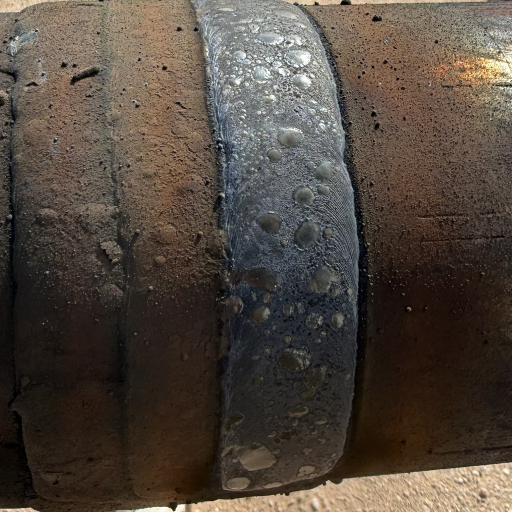
#> input picture icons/source.jpg, 1024 x 1024 px (shown at 1/2 size)
$ python make_icons.py '->' rebuild every icon from icons/source.jpg
#> lines starting #> are read from the running program, lines starting #| are printed output that depends on the picture
# Builds the app icons from Dusty's photo of a hardbanded tool joint. Needs Pillow.
#   python3 make_icons.py                    -> rebuild every icon from icons/source.jpg
#   python3 make_icons.py --from crop.png    -> first replace icons/source.jpg with a new square crop
#                                               (EXIF orientation applied, stored as a 1024 px high-quality JPEG)
# icons/source.jpg is the approved square crop (1024 x 1024) of the original iPad photo (IMG_1270), centred on the
# hardband band. Every icon is the whole crop, edge to edge (the maskable one too: full-bleed, no added border).
# After rebuilding, bump VERSION in sw.js and APP_VERSION in app.js so phones download the new icons.
import sys
from PIL import Image, ImageFilter, ImageOps

SRC = "icons/source.jpg"
OUT = [
    ("icons/icon-192.png", 192),           # manifest.webmanifest, purpose "any"
    ("icons/icon-512.png", 512),           # manifest.webmanifest, purpose "any"
    ("icons/icon-maskable-512.png", 512),  # manifest.webmanifest, purpose "maskable" (full-bleed photo)
    ("icons/apple-touch-icon.png", 180),   # index.html <link rel="apple-touch-icon"> (iOS home screen), opaque
    ("icons/favicon-32.png", 32),          # index.html <link rel="icon">
]

def refresh_source(path):
    im = ImageOps.exif_transpose(Image.open(path)).convert("RGB")
    w, h = im.size
    s = min(w, h)
    im = im.crop(((w - s) // 2, (h - s) // 2, (w - s) // 2 + s, (h - s) // 2 + s))
    if s > 1024:
        im = im.resize((1024, 1024), Image.LANCZOS)
    im.save(SRC, quality=95, subsampling=0, optimize=True)
    print("wrote", SRC, im.size)

def render(src, size):
    im = src.resize((size, size), Image.LANCZOS)
    if size <= 192:  # a light sharpen keeps the band's edges crisp on the small sizes
        im = im.filter(ImageFilter.UnsharpMask(radius=0.8, percent=60, threshold=2))
    return im.convert("RGB")  # opaque: no alpha channel anywhere

if __name__ == "__main__":
    if "--from" in sys.argv:
        refresh_source(sys.argv[sys.argv.index("--from") + 1])
    src = Image.open(SRC).convert("RGB")
#> src is the input picture: PIL image 1024x1024 RGB; mean R, G, B 81.3, 71.4, 62.3
    assert src.width == src.height, "icons/source.jpg must be square"
    for path, size in OUT:
        render(src, size).save(path, optimize=True)
        print("wrote", path, size)
#> this loop made 5 passes
#> pass 1, in render, `im = src.resize((size, size), Image.LANCZOS)`:
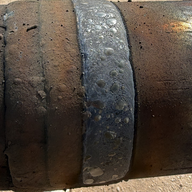
#> im: PIL image 192x192 RGB; mean R, G, B 81.3, 71.4, 62.3
#> pass 2, in render (call 2), `im = src.resize((size, size), Image.LANCZOS)`:
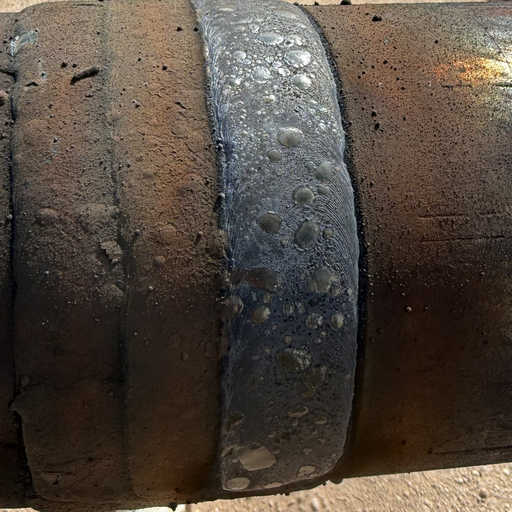
#> im: PIL image 512x512 RGB; mean R, G, B 81.3, 71.4, 62.3
